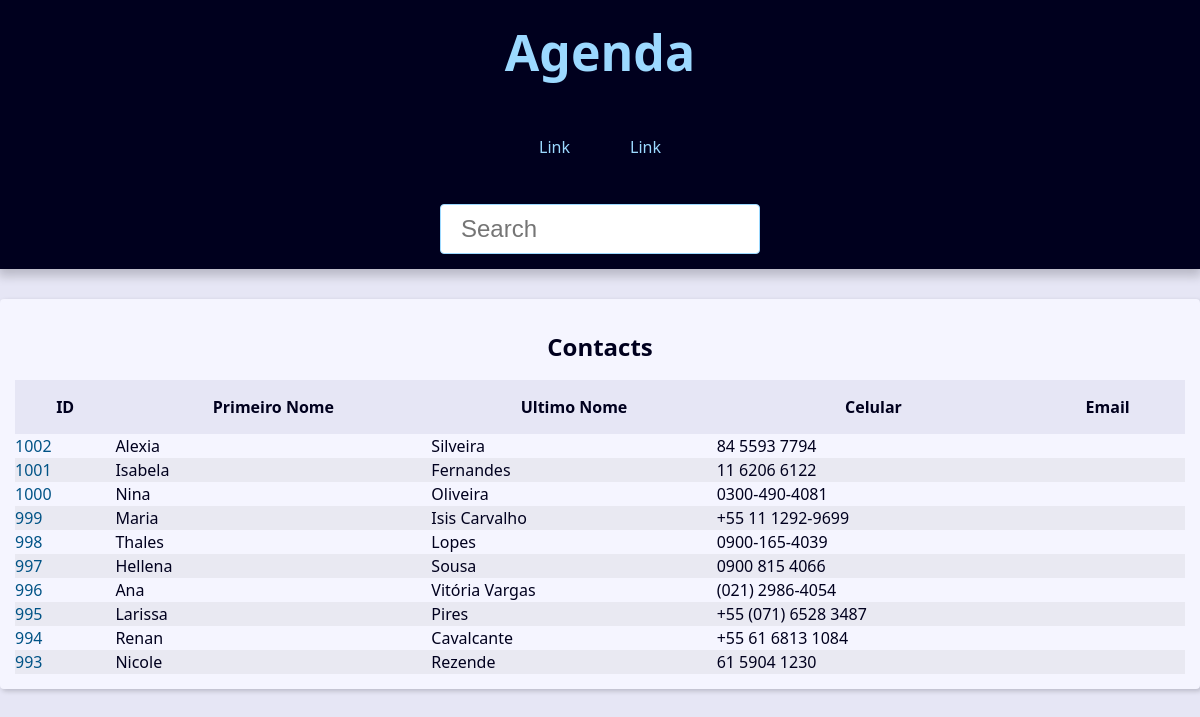
The app's page /, older data.
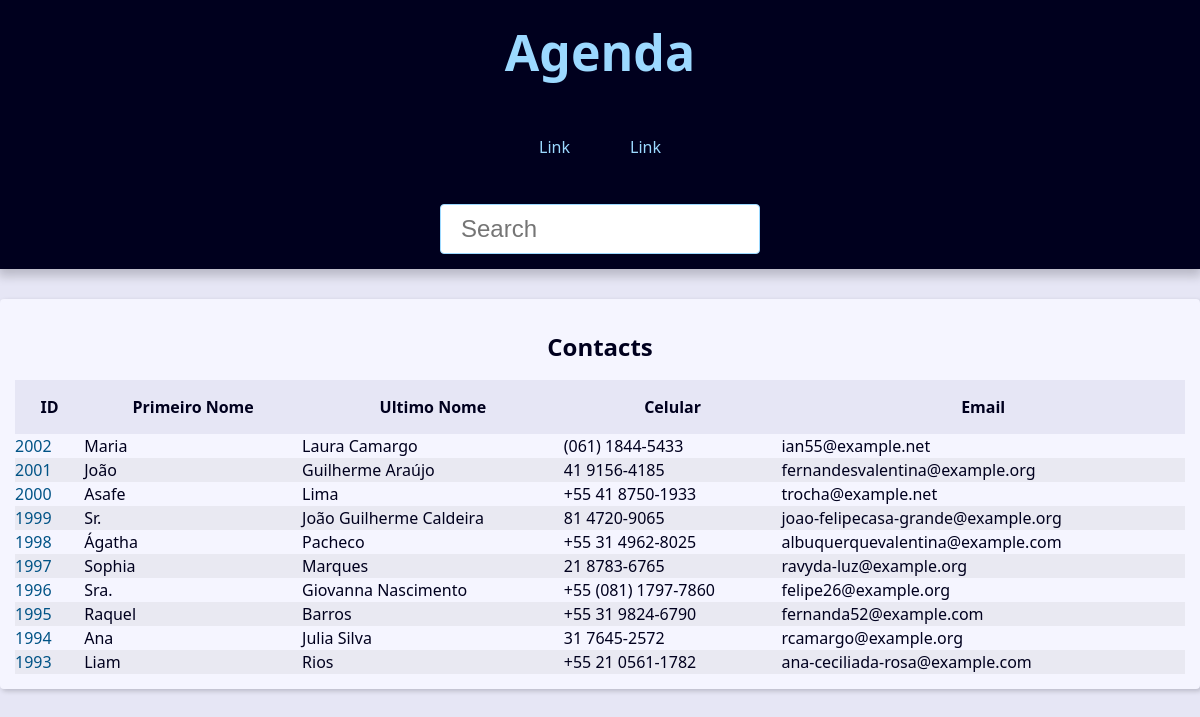
The same page, newer data.
### contact/models.py (models this page shows, shortened)
class Contact(models.Model):
    primeiro_nome = models.CharField(max_length=20)
    ultimo_nome = models.CharField(max_length=20, blank=True)
    celular = models.CharField(max_length=20)
    email = models.EmailField(max_length=255)
    created_date = models.DateTimeField(default=timezone.now)
    description = models.TextField(blank=True)
    show = models.BooleanField(default=True)
    picture = models.ImageField(blank=True, upload_to='pictures/%Y/%m')
    category = models.ForeignKey(Category, on_delete=models.SET_NULL, blank=True, null=True)
    owner = models.ForeignKey(User, on_delete=models.SET_NULL, blank=True, null=True)

### contact/views/contact_views.py (the view)
# urls.py: path('', views.index, name='index'),
def index(request):
    contacts = Contact.objects.filter(show=True).order_by('-id')[:10]
    context ={
        'contacts': contacts,
        'site_title': 'Contatos -',
    }
    return render(
        request,
        'contact/index.html',
        context
    )

### contact/templates/contact/index.html
{% extends "global/base.html" %}
{% block content %}
    <div class="responsive-table">
        <table class="contacts-table">
        <caption class="table-caption">
            Contacts
        </caption>
        <thead>
            <tr class="tablerow table-row-header">
                <th class="table-header">ID</th>
                <th class="table-header">Primeiro Nome</th>
                <th class="table-header">Ultimo Nome</th>
                <th class="table-header">Celular</th>
                <th class="table-header">Email</th>
            </tr>
        </thead>
        <tbody>
            {% for contact in contacts %}
                <tr class="table-row">
                    <td class="tablecel">
                        <a
                            href="{% url "contact:contact" contact.id %}"
                            class="table-link">
                            {{contact.id}}
                        </a>
                    </td>
                    <td class="tablecel">
                        {{contact.primeiro_nome}}
                    </td>
                    <td class="tablecel">
                        {{contact.ultimo_nome}}
                    </td>
                    <td class="tablecel">
                        {{contact.celular}}
                    </td>
                    <td class="tablecel">
                        {{contact.email}}
                    </td>
                </tr>
            {% endfor %}
        </tbody>
        </table>
    </div>
{% endblock content %}

Row changes from the older to the newer data that the page shows:
removed Contact: id "1002", primeiro_nome "Alexia", ultimo_nome "Silveira", celular "84 5593 7794"
removed Contact: id "1001", primeiro_nome "Isabela", ultimo_nome "Fernandes", celular "11 6206 6122"
removed Contact: id "1000", primeiro_nome "Nina", ultimo_nome "Oliveira", celular "0300-490-4081"
removed Contact: id "999", primeiro_nome "Maria", ultimo_nome "Isis Carvalho", celular "+55 11 1292-9699"
removed Contact: id "998", primeiro_nome "Thales", ultimo_nome "Lopes", celular "0900-165-4039"
removed Contact: id "997", primeiro_nome "Hellena", ultimo_nome "Sousa", celular "0900 815 4066"
removed Contact: id "996", primeiro_nome "Ana", ultimo_nome "Vitória Vargas", celular "(021) 2986-4054"
removed Contact: id "995", primeiro_nome "Larissa", ultimo_nome "Pires", celular "+55 (071) 6528 3487"
removed Contact: id "994", primeiro_nome "Renan", ultimo_nome "Cavalcante", celular "+55 61 6813 1084"
removed Contact: id "993", primeiro_nome "Nicole", ultimo_nome "Rezende", celular "61 5904 1230"
added Contact: id "2002", primeiro_nome "Maria", ultimo_nome "Laura Camargo", celular "(061) 1844-5433", email "ian55@example.net"
added Contact: id "2001", primeiro_nome "João", ultimo_nome "Guilherme Araújo", celular "41 9156-4185", email "fernandesvalentina@example.org"
added Contact: id "2000", primeiro_nome "Asafe", ultimo_nome "Lima", celular "+55 41 8750-1933", email "trocha@example.net"
added Contact: id "1999", primeiro_nome "Sr.", ultimo_nome "João Guilherme Caldeira", celular "81 4720-9065", email "joao-felipecasa-grande@example.org"
added Contact: id "1998", primeiro_nome "Ágatha", ultimo_nome "Pacheco", celular "+55 31 4962-8025", email "albuquerquevalentina@example.com"
added Contact: id "1997", primeiro_nome "Sophia", ultimo_nome "Marques", celular "21 8783-6765", email "ravyda-luz@example.org"
added Contact: id "1996", primeiro_nome "Sra.", ultimo_nome "Giovanna Nascimento", celular "+55 (081) 1797-7860", email "felipe26@example.org"
added Contact: id "1995", primeiro_nome "Raquel", ultimo_nome "Barros", celular "+55 31 9824-6790", email "fernanda52@example.com"
added Contact: id "1994", primeiro_nome "Ana", ultimo_nome "Julia Silva", celular "31 7645-2572", email "rcamargo@example.org"
added Contact: id "1993", primeiro_nome "Liam", ultimo_nome "Rios", celular "+55 21 0561-1782", email "ana-ceciliada-rosa@example.com"
